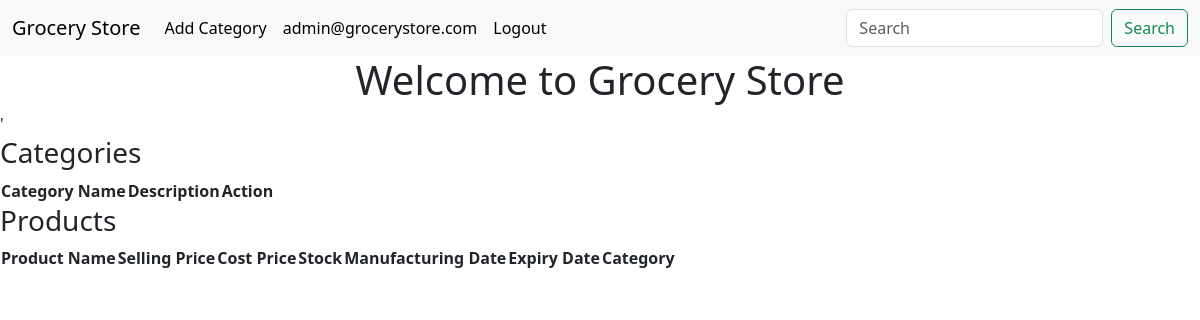
Page / (signed in) on the earlier database version.
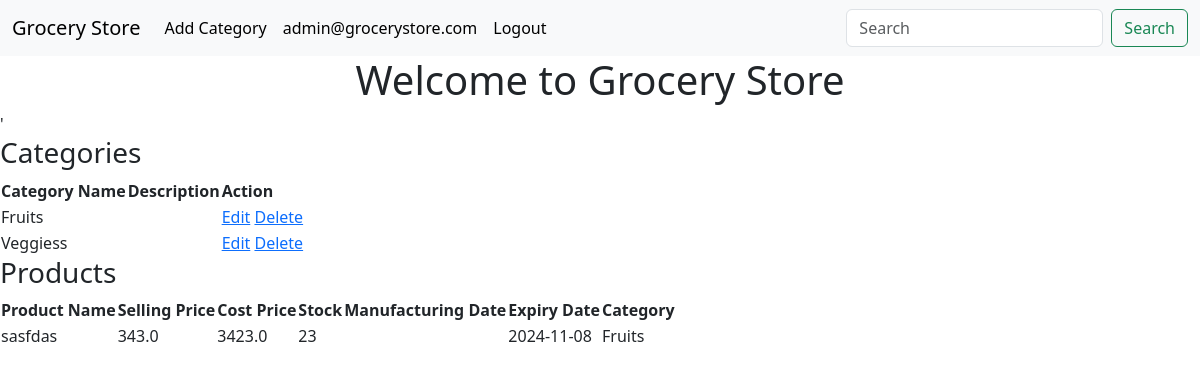
Same page on the later database version.
### applications/models.py (models this page shows)
class Categories(db.Model):
    id = db.Column(db.Integer, primary_key = True, autoincrement = True)
    name = db.Column(db.String(100), nullable = False, unique = True)
    decsription = db.Column(db.String(100), nullable = True)
    products = db.relationship('Products', backref = 'category', lazy = True)

class Products(db.Model):
    id = db.Column(db.Integer, primary_key = True, autoincrement = True)
    name = db.Column(db.String(100), nullable = False, unique = True)
    selling_price = db.Column(db.Float, nullable = False)
    cost_price = db.Column(db.Float, nullable = False)
    stock = db.Column(db.Integer, nullable = False)
    manufactering_date = db.Column(db.Date, nullable = False)
    expiry_date = db.Column(db.Date, nullable = False)
    category_id = db.Column(db.Integer, db.ForeignKey('categories.id'), nullable = False)

### applications/routes.py (the view)
@app.route('/')
def index():
    if 'user_email' in session:
        categories = Categories.query.all()
        products = Products.query.all()
        return render_template('home.html', categories=categories, products=products)
    return render_template('home.html')

### templates/home.html (shortened to what this page needs)
{% extends 'index.html' %}
{% block body %}
<div>
    {% if session['user_email'] %}
    <h1 class="text-center">Welcome to Grocery Store</h1>'
    <h3>Categories</h3>
    <div>
        <table>
            <tr>
                <th>Category Name</th>
                <th>Description</th>
                {% if 'admin' in session['user_role'] %}
                <th>Action</th>
                {% endif %}
            </tr>
            {% for category in categories %}
            <tr>
                <td>{{category.name}}</td>
                <td>{{category.description}}</td>
                {% if 'admin' in session['user_role'] %}
                <td>
                    <a href="#">Edit</a>
                    <a href="#">Delete</a>
                </td>
                {% endif %}
            </tr>
            {% endfor %}
        </table>
    </div>
    <h3>Products</h3>
    <div>
        <table>
            <tr>
                <th>Product Name</th>
                <th>Selling Price</th>
                {% if 'customer' not in session['user_role'] %}
                <th>Cost Price</th>
                {% endif %}
                <th>Stock</th>
                <th>Manufacturing Date</th>
                <th>Expiry Date</th>
                <th>Category</th>
            </tr>
            {% for product in products %}
            <tr>
                <td>{{product.name}}</td>
                <td>{{product.selling_price}}</td>
                {% if 'customer' not in session['user_role'] %}
                <td>{{product.cost_price}}</td>
                {% endif %}
                <td>{{product.stock}}</td>
                <td>{{product.mfg_date}}</td>
                <td>{{product.expiry_date}}</td>
                <td>{{product.category.name}}</td>
            </tr>
            {% endfor %}
        </table>
    {% endif %}
</div>
{% endblock %}

### templates/index.html (shortened to what this page needs)
<!DOCTYPE html>
<html lang="en">
<head>
    {% block stylesheets %}
    <link href="https://cdn.jsdelivr.net/npm/bootstrap@5.3.3/dist/css/bootstrap.min.css" rel="stylesheet"
>
    {% endblock %}
</head>
<body>
    {% include 'navbar.html' %}
    {% block body %} This is Body    {% endblock %}
</body>
</html>

### templates/navbar.html (shortened to what this page needs)
<nav class="navbar navbar-expand-lg bg-body-tertiary">
    <div class="container-fluid">
      <a class="navbar-brand" href="#">Grocery Store</a>
      <div class="collapse navbar-collapse" id="navbarSupportedContent">
        <ul class="navbar-nav me-auto mb-2 mb-lg-0">
          {% if not session['user_email'] %}
            <li class="nav-item">
              <a class="nav-link active" aria-current="page" href={{url_for('login')}}>Login</a>
            </li>
            <li class="nav-item">
              <a class="nav-link" href={{url_for("register")}}>Register</a>
            </li>
          {% else %}
            {% if 'admin' in session['user_role']  %}
              <li class="nav-item">
                <a class="nav-link active" aria-current="page" href={{url_for('add_category')}}>Add Category</a>
              </li>
            {% elif 'store_manager' in session['user_role'] %}
              <li class="nav-item">
                <a class="nav-link active" aria-current="page" href={{url_for('add_product')}}>Add Product</a>
              </li>
            {% endif %}
            <li class="nav-item">
              <a class="nav-link active" aria-current="page" href="#">{{session['user_email']}}</a>
            </li>
            <li class="nav-item">
              <a class="nav-link active" aria-current="page" href={{url_for('logout')}}>Logout</a>
            </li>
          {% endif %}
        </ul>
        <form class="d-flex" role="search">
          <input class="form-control me-2" type="search" placeholder="Search" aria-label="Search">
          <button class="btn btn-outline-success" type="submit">Search</button>
        </form>
      </div>
    </div>
  </nav>

Differences in the rows shown:
added Categories: name "Fruits"
added Categories: name "Veggiess"
added Products: name "sasfdas", selling_price "343.0", cost_price "3423.0", stock "23", expiry_date "2024-11-08", category.name "Fruits"
